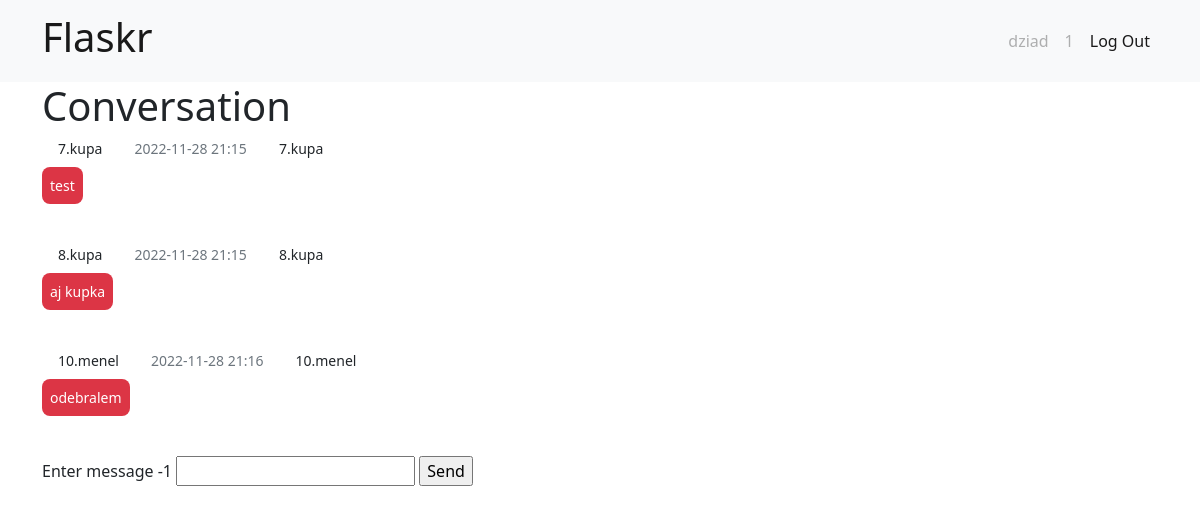
The page /conv/2 (signed in) on the database as committed earlier.
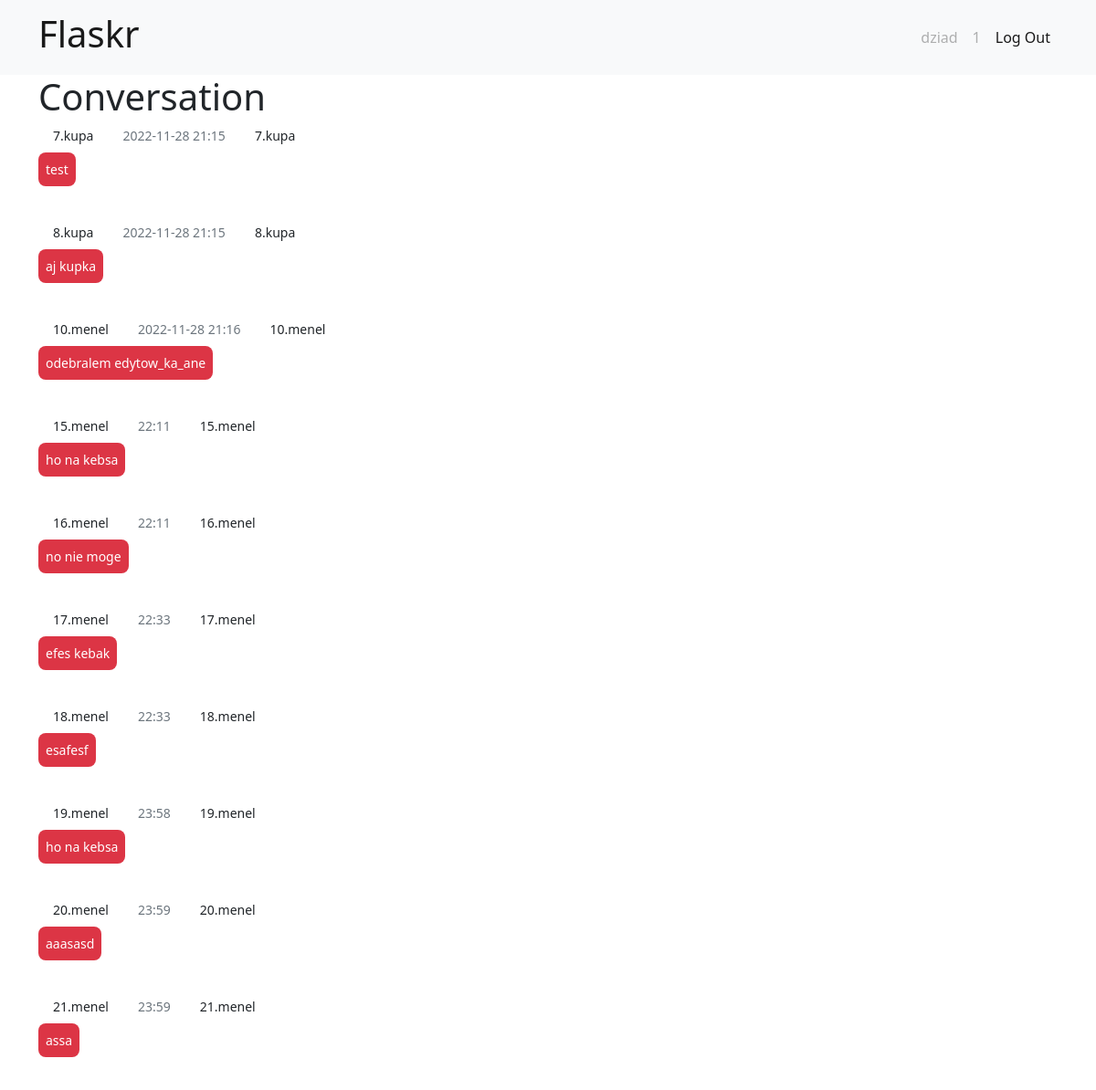
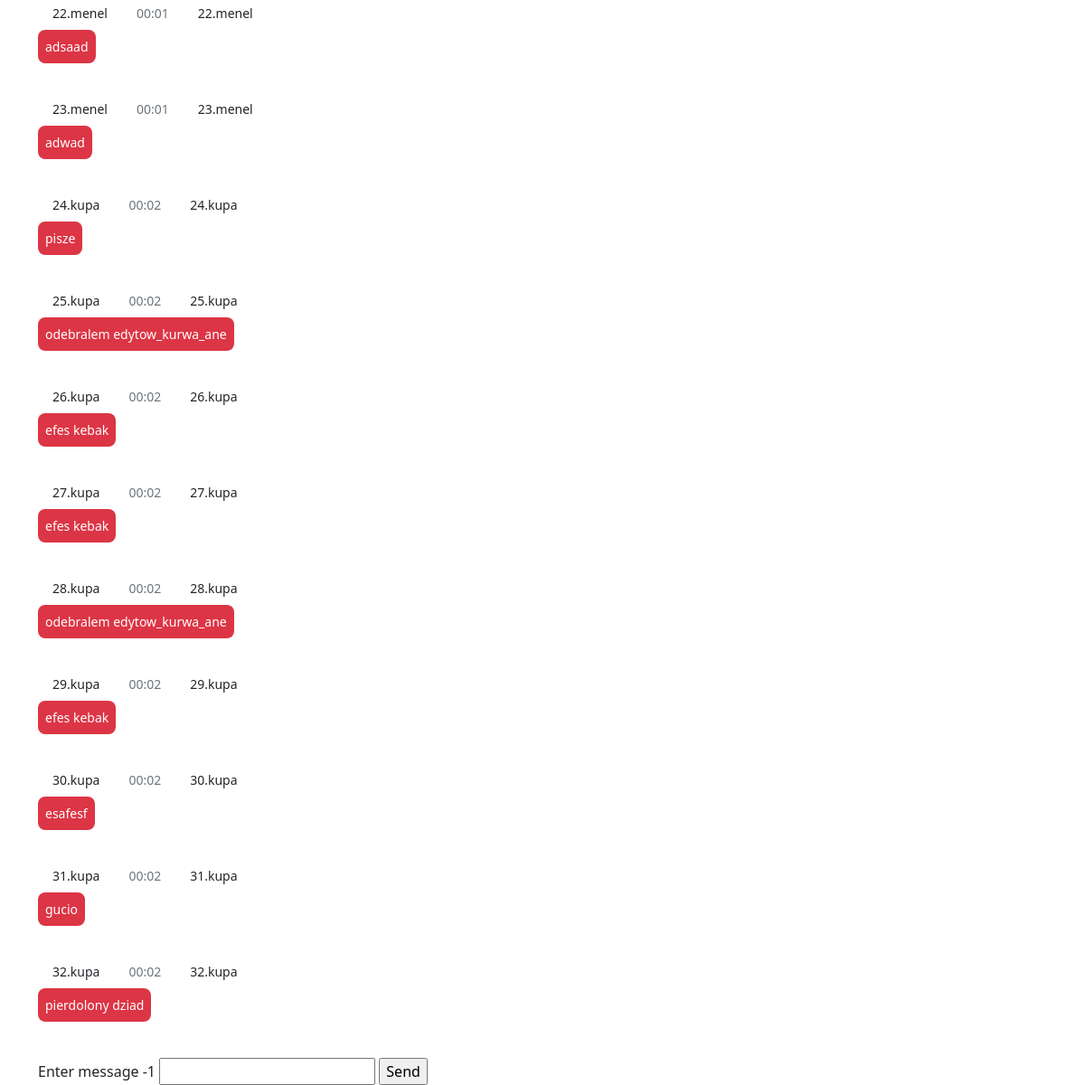
The same page on the database as committed later (2 pictures, top to bottom).
### tables this page shows
CREATE TABLE user (
    id INTEGER PRIMARY KEY AUTOINCREMENT,
    nickname TEXT UNIQUE NOT NULL,
    username TEXT UNIQUE NOT NULL,
    password TEXT NOT NULL
);

CREATE TABLE message (
    id INTEGER PRIMARY KEY AUTOINCREMENT,
    author TEXT NOT NULL,
    value TEXT NOT NULL,
    date DATETIME NOT NULL,
    conv INTEGER
);

### chat/conv.py (the view, shortened to what this page needs)
@bp.route('/conv/<id>', methods=('GET', 'POST'))
@login_required
def conversation(id):
    db = get_db()
    messages = []
    try:
        messages = db.execute(
            f'SELECT * FROM message WHERE conv = {id}'
        ).fetchall()
        messages = messages[-50:]
        messages = [{k: item[k] for k in item.keys()} for item in messages]
    except Exception:
        pass
    for i in messages:
        i['date'] = datetime.strptime(i['date'], "%Y-%m-%d %H:%M:%S.%f")
        if i['date'] + timedelta(days=1) < datetime.now():
            i['date'] = datetime.strftime(i['date'], "%Y-%m-%d %H:%M")
        else:
            i['date'] = datetime.strftime(i['date'], "%H:%M")
        print(i['date'])
    user = -1
    uid = g.user['id']
    try:
        item = messages[-1]
        t = item['cuser']
        if item['cuser'] == uid:
            t = item['suser']
        user = db.execute(
                f'SELECT nickname FROM user WHERE id = {t}'
        ).fetchall()
        user = user[0]['nickname']
    except Exception:
        pass
    return render_template('chat/conversation.html', messages = messages, user=user, conv=id)

### chat/auth.py (called while the page is built)
@bp.before_app_request
def load_logged_in_user():
    user_id = session.get('user_id')
    if user_id is None:
        g.user = None
    else:
        g.user = get_db().execute(
            'SELECT * FROM user WHERE id = ?', (user_id,)
        ).fetchone()

def login_required(view):
    @functools.wraps(view)
    def wrapped_view(**kwargs):
        if g.user is None:
            return redirect(url_for('auth.login'))
        return view(**kwargs)
    return wrapped_view

### chat/db.py (called while the page is built)
def get_db():
    if 'db' not in g:
        g.db = sqlite3.connect(
            current_app.config['DATABASE'],
            detect_types=sqlite3.PARSE_DECLTYPES
        )
        g.db.row_factory = sqlite3.Row
    return g.db

### chat/templates/chat/conversation.html (shortened to what this page needs)
{% extends 'base.html' %}
{% block header %}
<h1>{% block title %}Conversation{% endblock %}</h1>
{% endblock %}
{% block content %}
<div class="row d-flex justify-content-center">
  {% for msg in messages %}
  <div class="d-flex {% if msg['author'] == g.user['nickname'] %}justify-content-end {% else %} justify-content-start{% endif %}">
    {% if msg['author'] == g.user['nickname'] %}
    <p class="small px-3 mb-1 text-muted">{{ msg['date'] }}</p>
      {% if msg['author'] == g.user['nickname'] %}
        <a class="small px-3 mb-1 card-link" href="{{ url_for('conv.delete', conv=conv, id=msg['id']) }}">🗑</a>
        <a class=" small px-3 mb-1 card-link" href="{{ url_for('conv.edit', conv=conv, id=msg['id']) }}">🖊</a>
      {% endif %}
    <p class="small px-3 mb-1">{{ msg['id'] }}.{{ msg['author'] }}</p>
    {% else %}
    <p class="small px-3 mb-1">{{ msg['id'] }}.{{ msg['author'] }}</p>
    <p class="small px-3 mb-1 text-muted">{{ msg['date'] }}</p>
    {% endif %}
    <p class="small px-3 mb-1">{{ msg['id'] }}.{{ msg['author'] }}</p>
  </div>
  <div
    class="d-flex flex-row {% if msg['author'] == g.user['nickname'] %}justify-content-end {% else %} justify-content-start{% endif %} mb-4 pt-1">
    <div>
      <p class="small p-2 me-3 mb-3 text-white rounded-3 {% if msg['author'] == g.user['nickname'] %}bg-success {% else %} bg-danger{% endif %}">{{ msg['value'] }}</p>
    </div>
  </div>
  {% endfor %}
</div>
<form method="post">
  <label for="message">Enter message {{user}}</label>
  <input name="message" id="message" value="{{ request.form['message'] }}" required>
  <input type="submit" value="Send">
</form>
{% endblock %}

### chat/templates/base.html (shortened to what this page needs)
<!doctype html>
<head>
  <link href="https://cdn.jsdelivr.net/npm/bootstrap@5.2.3/dist/css/bootstrap.min.css" rel="stylesheet"
>
</head>
<body>
  <nav class="navbar navbar-expand sticky-top navbar-stick-top bg-light">
    <div class="container container-fluid">
      <a class="navbar-brand" href="{{ url_for('conv.index') }}">
        <h1>Flaskr</h1>
      </a>
      <div class="d-flex flex-row-reverse">
        <ul class="navbar-nav">
          {% if g.user %}
          <li class="nav-item">
            <a class="nav-link disabled" aria-current="page" href="#">{{ g.user['username'] }}</a>
          </li>
          <li class="nav-item">
            <a class="nav-link disabled" href="#">{{ g.user['id'] }}</a>
          </li>
          <li class="nav-item">
            <a class="nav-link active" href="{{ url_for('auth.logout') }}">Log Out</a>
          </li>
          {% endif %}
        </ul>
      </div>
    </div>
  </nav>
  <div class="container">
    <header>
      {% block header %}{% endblock %}
    </header>
    {% block content %}{% endblock %}
  </div>
</body>

Rows that differ between the two databases and show on the page:
changed message id 10: value "odebralem" → "odebralem edytow_ka_ane"
added message: id "15", author "menel", date "22:11", value "ho na kebsa"
added message: id "16", author "menel", date "22:11", value "no nie moge"
added message: id "17", author "menel", date "22:33", value "efes kebak"
added message: id "18", author "menel", date "22:33", value "esafesf"
added message: id "19", author "menel", date "23:58", value "ho na kebsa"
added message: id "20", author "menel", date "23:59", value "aaasasd"
added message: id "21", author "menel", date "23:59", value "assa"
added message: id "22", author "menel", date "00:01", value "adsaad"
added message: id "23", author "menel", date "00:01", value "adwad"
added message: id "24", author "kupa", date "00:02", value "pisze"
added message: id "25", author "kupa", date "00:02", value "odebralem edytow_kurwa_ane"
added message: id "26", author "kupa", date "00:02", value "efes kebak"
added message: id "27", author "kupa", date "00:02", value "efes kebak"
added message: id "28", author "kupa", date "00:02", value "odebralem edytow_kurwa_ane"
added message: id "29", author "kupa", date "00:02", value "efes kebak"
added message: id "30", author "kupa", date "00:02", value "esafesf"
added message: id "31", author "kupa", date "00:02", value "gucio"
added message: id "32", author "kupa", date "00:02", value "pierdolony dziad"
